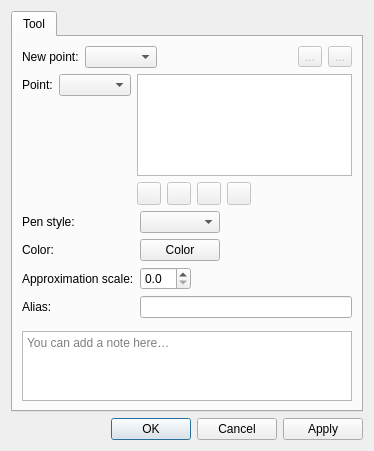
<?xml version="1.0" encoding="UTF-8"?>
<ui version="4.0">
 <class>DialogCubicBezierPath</class>
 <widget class="QDialog" name="DialogCubicBezierPath">
  <property name="geometry">
   <rect>
    <x>0</x>
    <y>0</y>
    <width>374</width>
    <height>451</height>
   </rect>
  </property>
  <property name="windowTitle">
   <string>Tool cubic bezier path</string>
  </property>
  <property name="windowIcon">
   <iconset resource="../../../vmisc/share/resources/icon.qrc">
    <normaloff>:/icon/64x64/icon64x64.png</normaloff>:/icon/64x64/icon64x64.png</iconset>
  </property>
  <layout class="QVBoxLayout" name="verticalLayout_3">
   <item>
    <widget class="QTabWidget" name="tabWidget">
     <property name="currentIndex">
      <number>0</number>
     </property>
     <widget class="QWidget" name="tab">
      <attribute name="title">
       <string>Tool</string>
      </attribute>
      <layout class="QVBoxLayout" name="verticalLayout_5">
       <item>
        <layout class="QHBoxLayout" name="horizontalLayout_3">
         <item>
          <widget class="QLabel" name="label_3">
           <property name="text">
            <string>New point:</string>
           </property>
          </widget>
         </item>
         <item>
          <widget class="QComboBox" name="comboBoxNewPoint"/>
         </item>
         <item>
          <spacer name="horizontalSpacer_5">
           <property name="orientation">
            <enum>Qt::Orientation::Horizontal</enum>
           </property>
           <property name="sizeHint" stdset="0">
            <size>
             <width>40</width>
             <height>20</height>
            </size>
           </property>
          </spacer>
         </item>
         <item>
          <widget class="QToolButton" name="toolButtonAddPoint">
           <property name="enabled">
            <bool>false</bool>
           </property>
           <property name="text">
            <string notr="true">...</string>
           </property>
           <property name="icon">
            <iconset theme="list-add"/>
           </property>
          </widget>
         </item>
         <item>
          <widget class="QToolButton" name="toolButtonRemovePoint">
           <property name="enabled">
            <bool>false</bool>
           </property>
           <property name="text">
            <string notr="true">...</string>
           </property>
           <property name="icon">
            <iconset theme="edit-delete"/>
           </property>
          </widget>
         </item>
        </layout>
       </item>
       <item>
        <layout class="QHBoxLayout" name="horizontalLayout">
         <item>
          <layout class="QVBoxLayout" name="verticalLayout">
           <item>
            <layout class="QHBoxLayout" name="horizontalLayout_5">
             <item>
              <widget class="QLabel" name="labelPoint">
               <property name="text">
                <string>Point:</string>
               </property>
              </widget>
             </item>
             <item>
              <widget class="QComboBox" name="comboBoxPoint"/>
             </item>
            </layout>
           </item>
           <item>
            <spacer name="verticalSpacer_2">
             <property name="orientation">
              <enum>Qt::Orientation::Vertical</enum>
             </property>
             <property name="sizeHint" stdset="0">
              <size>
               <width>20</width>
               <height>40</height>
              </size>
             </property>
            </spacer>
           </item>
          </layout>
         </item>
         <item>
          <layout class="QVBoxLayout" name="verticalLayout_2">
           <item>
            <widget class="QListWidget" name="listWidget">
             <property name="toolTip">
              <string>List of points</string>
             </property>
            </widget>
           </item>
           <item>
            <layout class="QHBoxLayout" name="horizontalLayout_10">
             <item alignment="Qt::AlignmentFlag::AlignLeft">
              <widget class="QToolButton" name="toolButtonTop">
               <property name="enabled">
                <bool>false</bool>
               </property>
               <property name="toolTip">
                <string>Move on top</string>
               </property>
               <property name="text">
                <string notr="true"/>
               </property>
               <property name="icon">
                <iconset theme="go-top">
                 <normaloff>../../../../app/tape</normaloff>../../../../app/tape</iconset>
               </property>
              </widget>
             </item>
             <item alignment="Qt::AlignmentFlag::AlignLeft">
              <widget class="QToolButton" name="toolButtonUp">
               <property name="enabled">
                <bool>false</bool>
               </property>
               <property name="toolTip">
                <string>Move up</string>
               </property>
               <property name="text">
                <string notr="true"/>
               </property>
               <property name="icon">
                <iconset theme="go-up">
                 <normaloff>../../../../app/tape</normaloff>../../../../app/tape</iconset>
               </property>
              </widget>
             </item>
             <item alignment="Qt::AlignmentFlag::AlignLeft">
              <widget class="QToolButton" name="toolButtonDown">
               <property name="enabled">
                <bool>false</bool>
               </property>
               <property name="toolTip">
                <string>Move down</string>
               </property>
               <property name="text">
                <string notr="true"/>
               </property>
               <property name="icon">
                <iconset theme="go-down">
                 <normaloff>../../../../app/tape</normaloff>../../../../app/tape</iconset>
               </property>
              </widget>
             </item>
             <item alignment="Qt::AlignmentFlag::AlignLeft">
              <widget class="QToolButton" name="toolButtonBottom">
               <property name="enabled">
                <bool>false</bool>
               </property>
               <property name="toolTip">
                <string>Move on bottom</string>
               </property>
               <property name="text">
                <string notr="true"/>
               </property>
               <property name="icon">
                <iconset theme="go-bottom">
                 <normaloff>../../../../app/tape</normaloff>../../../../app/tape</iconset>
               </property>
              </widget>
             </item>
             <item>
              <spacer name="horizontalSpacer_6">
               <property name="orientation">
                <enum>Qt::Orientation::Horizontal</enum>
               </property>
               <property name="sizeHint" stdset="0">
                <size>
                 <width>5000</width>
                 <height>20</height>
                </size>
               </property>
              </spacer>
             </item>
            </layout>
           </item>
          </layout>
         </item>
        </layout>
       </item>
       <item>
        <layout class="QFormLayout" name="formLayout">
         <property name="fieldGrowthPolicy">
          <enum>QFormLayout::FieldGrowthPolicy::ExpandingFieldsGrow</enum>
         </property>
         <item row="0" column="0">
          <widget class="QLabel" name="label">
           <property name="text">
            <string>Pen style:</string>
           </property>
          </widget>
         </item>
         <item row="0" column="1">
          <widget class="QComboBox" name="comboBoxPenStyle">
           <property name="minimumSize">
            <size>
             <width>80</width>
             <height>0</height>
            </size>
           </property>
           <property name="maximumSize">
            <size>
             <width>110</width>
             <height>16777215</height>
            </size>
           </property>
           <property name="iconSize">
            <size>
             <width>80</width>
             <height>14</height>
            </size>
           </property>
          </widget>
         </item>
         <item row="1" column="0">
          <widget class="QLabel" name="label_5">
           <property name="text">
            <string>Color:</string>
           </property>
          </widget>
         </item>
         <item row="1" column="1">
          <widget class="VPE::QtColorPicker" name="pushButtonColor">
           <property name="text">
            <string notr="true">Color</string>
           </property>
          </widget>
         </item>
         <item row="2" column="0">
          <widget class="QLabel" name="label_2">
           <property name="text">
            <string>Approximation scale:</string>
           </property>
          </widget>
         </item>
         <item row="2" column="1">
          <widget class="QDoubleSpinBox" name="doubleSpinBoxApproximationScale">
           <property name="toolTip">
            <string>Set approximation scale for this curve, 0 - use global value</string>
           </property>
           <property name="decimals">
            <number>1</number>
           </property>
           <property name="maximum">
            <double>10.000000000000000</double>
           </property>
           <property name="singleStep">
            <double>0.100000000000000</double>
           </property>
          </widget>
         </item>
         <item row="3" column="0">
          <widget class="QLabel" name="labelAlias">
           <property name="text">
            <string>Alias:</string>
           </property>
          </widget>
         </item>
         <item row="3" column="1">
          <widget class="QLineEdit" name="lineEditAlias">
          </widget>
         </item>
        </layout>
       </item>
       <item>
        <layout class="QHBoxLayout" name="notesSeparatorLayout">
         <property name="leftMargin">
          <number>33</number>
         </property>
         <property name="rightMargin">
          <number>33</number>
         </property>
         <item>
          <widget class="QFrame" name="notesSeparator">
           <property name="minimumSize">
            <size>
             <width>0</width>
             <height>1</height>
            </size>
           </property>
           <property name="maximumSize">
            <size>
             <width>16777215</width>
             <height>1</height>
            </size>
           </property>
          </widget>
         </item>
        </layout>
       </item>
       <item>
        <widget class="QPlainTextEdit" name="plainTextEditToolNotes">
         <property name="placeholderText">
          <string>You can add a note here…</string>
         </property>
         <property name="maximumSize">
          <size>
           <width>16777215</width>
           <height>100</height>
          </size>
         </property>
        </widget>
       </item>
      </layout>
     </widget>
    </widget>
   </item>
   <item>
    <widget class="QDialogButtonBox" name="buttonBox">
     <property name="orientation">
      <enum>Qt::Orientation::Horizontal</enum>
     </property>
     <property name="standardButtons">
      <set>QDialogButtonBox::StandardButton::Apply|QDialogButtonBox::StandardButton::Cancel|QDialogButtonBox::StandardButton::Ok</set>
     </property>
    </widget>
   </item>
  </layout>
 </widget>
 <customwidgets>
  <customwidget>
   <class>VPE::QtColorPicker</class>
   <extends>QPushButton</extends>
   <header>../vpropertyexplorer/qtcolorpicker.h</header>
  </customwidget>
 </customwidgets>
 <resources>
  <include location="../../../vmisc/share/resources/icon.qrc"/>
 </resources>
 <connections>
  <connection>
   <sender>buttonBox</sender>
   <signal>accepted()</signal>
   <receiver>DialogCubicBezierPath</receiver>
   <slot>accept()</slot>
   <hints>
    <hint type="sourcelabel">
     <x>248</x>
     <y>254</y>
    </hint>
    <hint type="destinationlabel">
     <x>157</x>
     <y>274</y>
    </hint>
   </hints>
  </connection>
  <connection>
   <sender>buttonBox</sender>
   <signal>rejected()</signal>
   <receiver>DialogCubicBezierPath</receiver>
   <slot>reject()</slot>
   <hints>
    <hint type="sourcelabel">
     <x>316</x>
     <y>260</y>
    </hint>
    <hint type="destinationlabel">
     <x>286</x>
     <y>274</y>
    </hint>
   </hints>
  </connection>
 </connections>
</ui>
